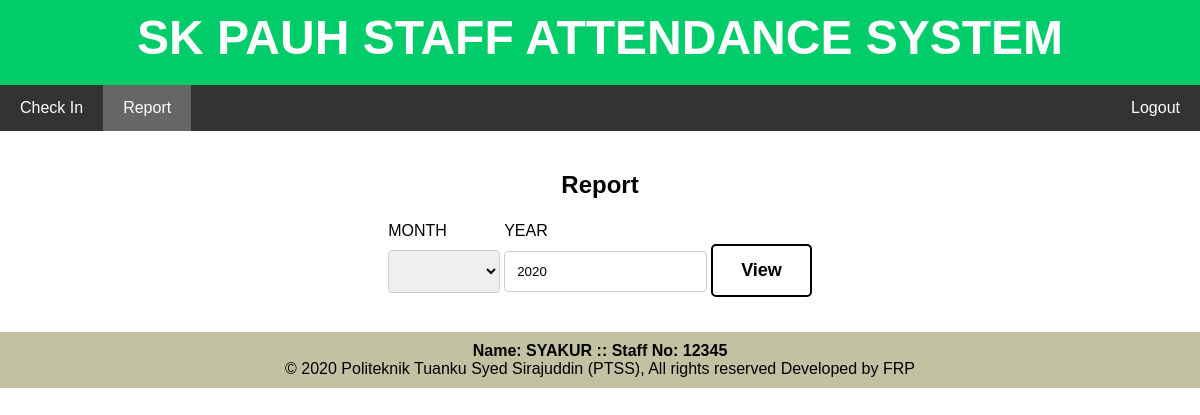
Before: /v2/staff/index.php?menu=report (signed in) with the older database file.
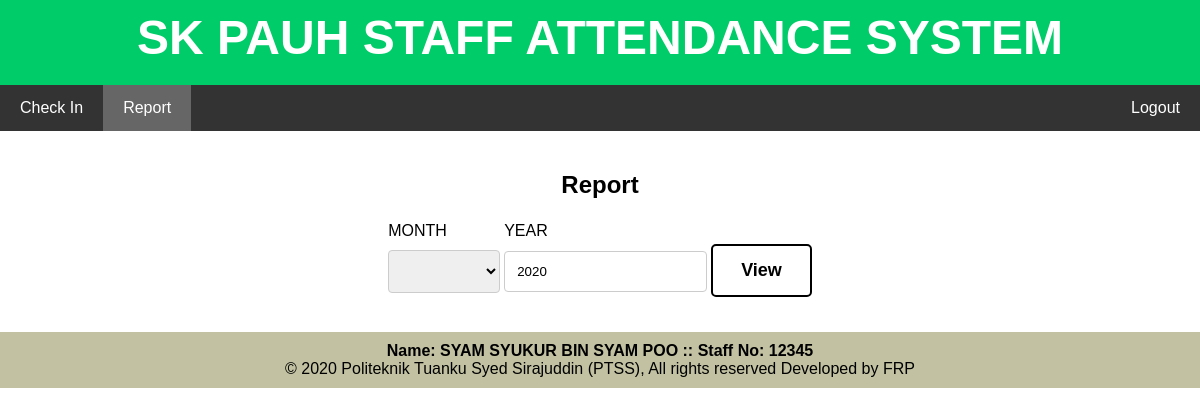
After: the same page with the newer database file.
### tables this page shows
CREATE TABLE `fileupload_db` (
  `id` int(255) NOT NULL,
  `fullname` varchar(255) NOT NULL,
  `staffNo` varchar(255) NOT NULL,
  `ICno` varchar(12) NOT NULL,
  `password` varchar(255) NOT NULL,
  `imglink` varchar(255) NOT NULL
);

### v2/staff/index.php (the view, shortened to what this page needs)
<?php
require '../inc/conn.php';
$id = $_SESSION['id'];
$sql = "SELECT * FROM fileupload_db WHERE id = $id";
$row = $con->query($sql)->fetch_assoc();
$stafinfo = 'Name: '.$row['fullname'] . ' :: Staff No: ' . $row['staffNo'];
$menu = (isset($_GET['menu'])) ? $_GET['menu'] : 'check_in';
?>
<!doctype html>
<html lang="en">
<head>
    <link rel="stylesheet" href="../inc/style.css">
    <link rel="stylesheet" href="https://cdnjs.cloudflare.com/ajax/libs/font-awesome/4.7.0/css/font-awesome.min.css">
</head>
<body>
<div class="header">
    <h1>SK PAUH STAFF ATTENDANCE SYSTEM</h1>
</div>
<div class="navbar">
    <a href="index.php?menu=check_in"<?php active_menu($menu, 'check_in'); ?>>Check In</a>
    <a href="index.php?menu=report"<?php active_menu($menu, 'report'); ?>>Report</a>
    <a href="../logout.php" class="right">Logout</a>
</div>
<div class="row">
    <div class="main">
    </div>
</div>
<div class="footer">
    <strong><?php echo $stafinfo; ?></strong><br>
    &copy; 2020 Politeknik Tuanku Syed Sirajuddin (PTSS),
    All rights reserved Developed by FRP
</div>
</body>
</html>

Changed rows visible on the page:
changed fileupload_db: stafinfo "Name: SYAKUR :: Staff No: 12345" → "Name: SYAM SYUKUR BIN SYAM POO :: Staff No: 12345"
